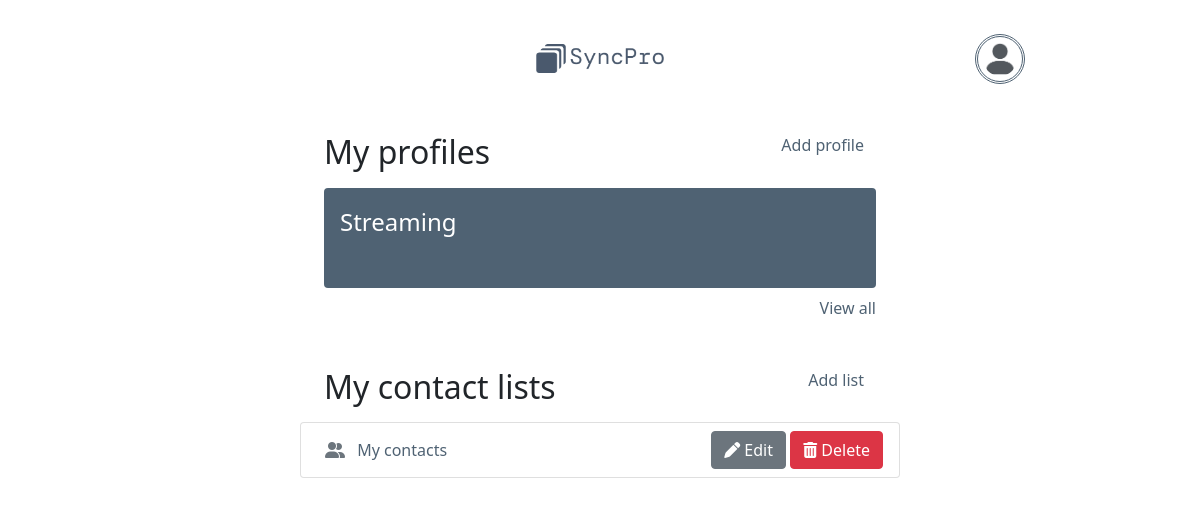
Page / (signed in) on the earlier database version.
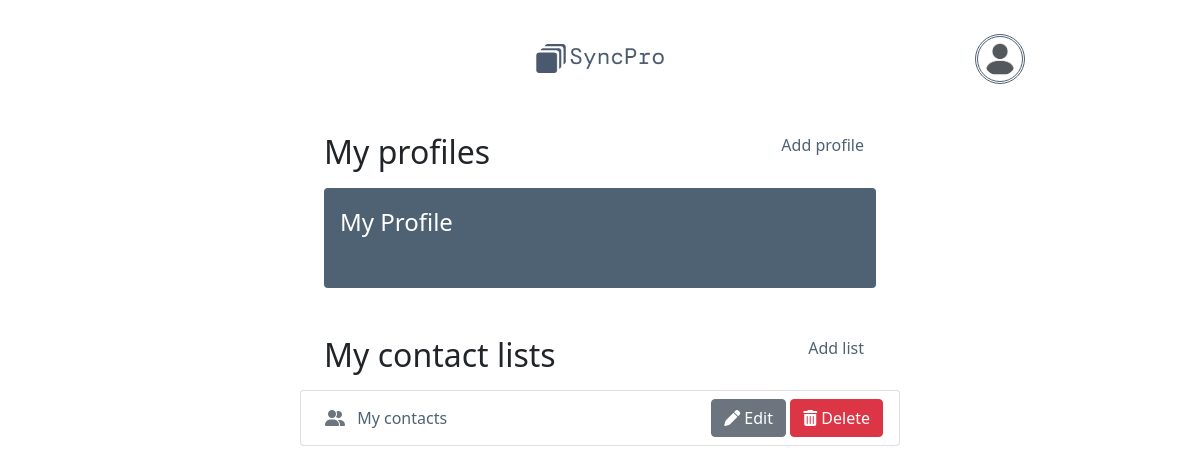
Same page on the later database version.
### tables this page shows
CREATE TABLE profiles (
    id INTEGER PRIMARY KEY,
    profile_name TEXT NOT NULL,
    first_name TEXT,
    last_name TEXT,
    number TEXT,
    address TEXT,
    email TEXT,
    image TEXT,
    user_id INTEGER NOT NULL,
    FOREIGN KEY (user_id) REFERENCES users (id)
);

### app.py (the view)
@app.route("/")
@login_required
def index_route():
  return index()

### app.py (called while the page is built)
@app.after_request
def after_request(response):
  response.headers["Cache-Control"] = "no-cache, no-store, must-revalidate"
  response.headers["Expires"] = 0
  response.headers["Pragma"] = "no-cache"
  return response

### helpers.py (called while the page is built, shortened)
def login_required(f):
  @wraps(f)
  def decorated_function(*args, **kwargs):
    return f(*args, **kwargs)
  return decorated_function

### list.py (called while the page is built)
def index():
  user_id = session["id"]
  lists = db.execute("SELECT id, list_name FROM lists WHERE user_id = ?", user_id)
  profiles = db.execute(
    "SELECT * FROM profiles WHERE user_id = ? ORDER BY id DESC", user_id
  )
  if profiles:
    avatar = profiles[0]["image"]
  else:
    avatar = "static/user-avatar.png"
  return render_template("index.html", lists=lists, profiles=profiles, avatar=avatar)

### templates/index.html (shortened to what this page needs)
{% extends "layout.html" %}
{% block nav %}
<div class="container-fluid">
  <img src="/static/logo-dark.png" alt="logo" class="logo">
</div>
<div class="container">
  <a href="/user-detail" class="user-icon"><img src="{{ avatar }}" alt="avatar"></a>
</div>
{% endblock %}
{% block main %}
<section>
  <div class="mb-5">
    <div class="container pb-2 px-4 d-flex justify-content-between">
      <h2>My profiles</h2>
      <div class="container-fluid w-50 m-0 text-end">
        <a href="/add-profile">Add profile</a>
      </div>
    </div>
    <div class="container px-4">
      {% if profiles %}
      <div class="d-flex justify-content-between rounded p-3 mb-2 profile-card">
        <a href="profile-detail/{{ profiles[0].id }}" class="d-flex w-100">
          <div class="profile-body">
            <p class="m-0 fs-4">{{ profiles[0].profile_name }}</p>
          </div>
        </a>
      </div>
      {% else %}
        <p>You don't have any profiles yet, create your first one.</p>
      {% endif %}
    </div>
    {% if profiles[1] %}
    <div class="container d-flex flex-row-reverse px-4">
      <a href="/profile-lists">View all</a>
    </div>
    {% endif %}
  </div>
  <div>
    <div class="container pb-2 px-4">
      <div class="d-flex justify-content-between">
        <h2>My contact lists</h2>
        <div class="container-fluid w-25 m-0 text-end">
          <a href="/add-list">Add list</a>
        </div>
      </div>
    </div>
    <ul class="list-group">
      {% for list in lists %}
      <li class="list-group-item d-flex justify-content-between ps-4">
        <a href="/contact-list/{{ list.id }}" class="list-item-link">
          <div class="list-item-content">
            <i class="fa-solid fa-user-group me-2 text-secondary"></i>
            {{ list.list_name }}
          </div>
        </a>
        <div class="delete-button-container">
          <button class="edit-button btn btn-secondary">
            <a href="/edit-list/{{ list.id }}" class="edit-link">
              <i class="fa-solid fa-pen"></i>
              Edit
            </a>
          </button>
          <button type="button" class="delete-button btn btn-danger" data-bs-toggle="modal"
            data-bs-target="#modal-{{ list.id }}">
            <i class="fa-solid fa-trash-can"></i>
            Delete
          </button>
          {% set data = list %}
        </div>
      </li>
      {% endfor %}
    </ul>
  </div>
</section>
{% endblock %}

Differences in the rows shown:
no longer on this page (row edited): profiles: image (picture), profile_name "Streaming"
now on this page (row edited): profiles: image (picture), profile_name "My Profile"
Other differences:
text no longer shown: "View all"
